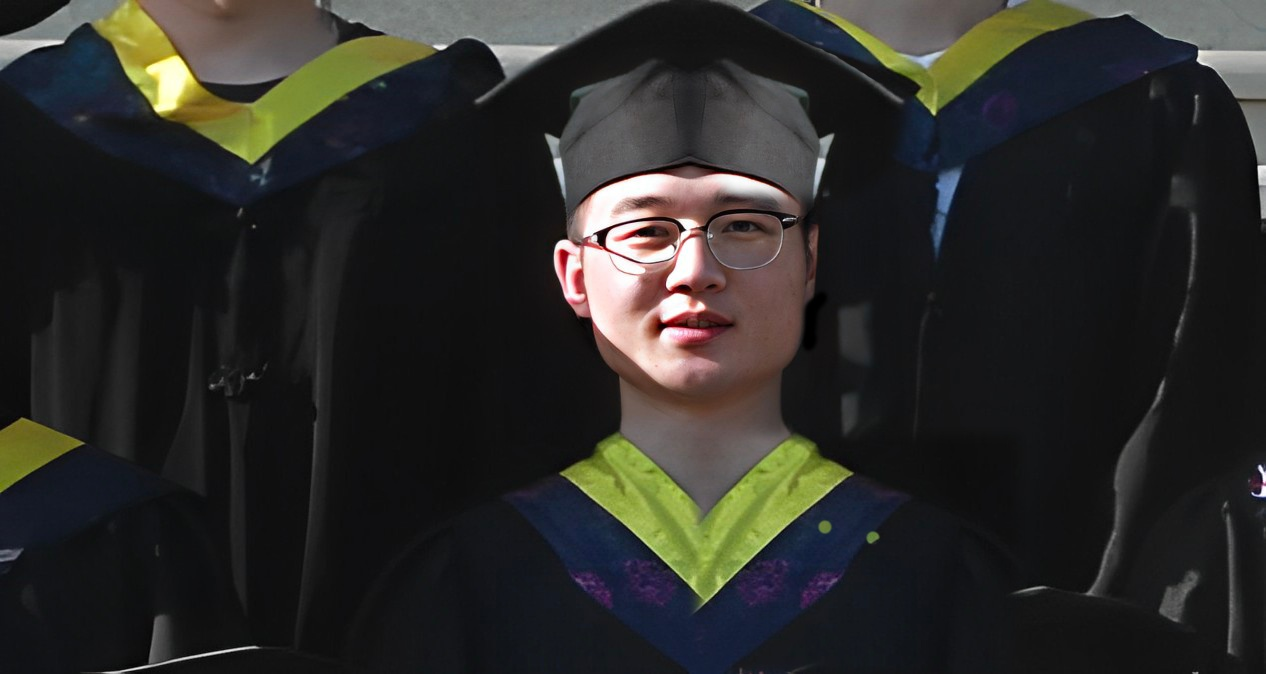
#> input picture baseOpenCV/pic/0.jpg, 1266 x 674 px
$ python '06 geometricTransformation.py'
#> lines starting #> are read from the running program, lines starting #| are printed output that depends on the picture
# -*-coding: utf-8 -*-
# @Time    : 2023/4/9 16:36
# @Author  : 刘少博
# @File    : 06 geometricTransformation.py

import numpy as np
import cv2 as cv
import matplotlib.pyplot as plt

# 几何变换

# 变大变小：绝对尺寸、相对尺寸

img = cv.imread("pic/0.jpg")
#> img is the input picture: shape (674, 1266, 3); mean B, G, R 40.6, 43.4, 43.9
plt.imshow(img[:, :, ::-1])
plt.show()

row, col = img.shape[:2]
#> row = 674; col = 1266
print(row)
#| 674
print(col)
#| 1266

# 绝对坐标放大
res1 = cv.resize(img, (2 * col, 2 * row))
plt.imshow(res1[:, :, ::-1])
plt.show()

# 相对坐标放小
res2 = cv.resize(img, None, fx=0.5, fy=0.5)
plt.imshow(res2[:, :, ::-1])
plt.show()

# 图像平移：cv.warpAffine
# 创建M矩阵
M = np.float32([[1, 0, 100], [0, 1, 40]])
"""
# [1 0 100] x方向移动100。1 0常这样设置
# [0 1 40] y方向移动40。0 1常这样设置
"""
img2 = cv.warpAffine(img, M, (2 * col, 2 * row))  # 参数1 要平移的图像 参数2 平移矩阵 参数3 平移后的图像大小（宽度,高度）
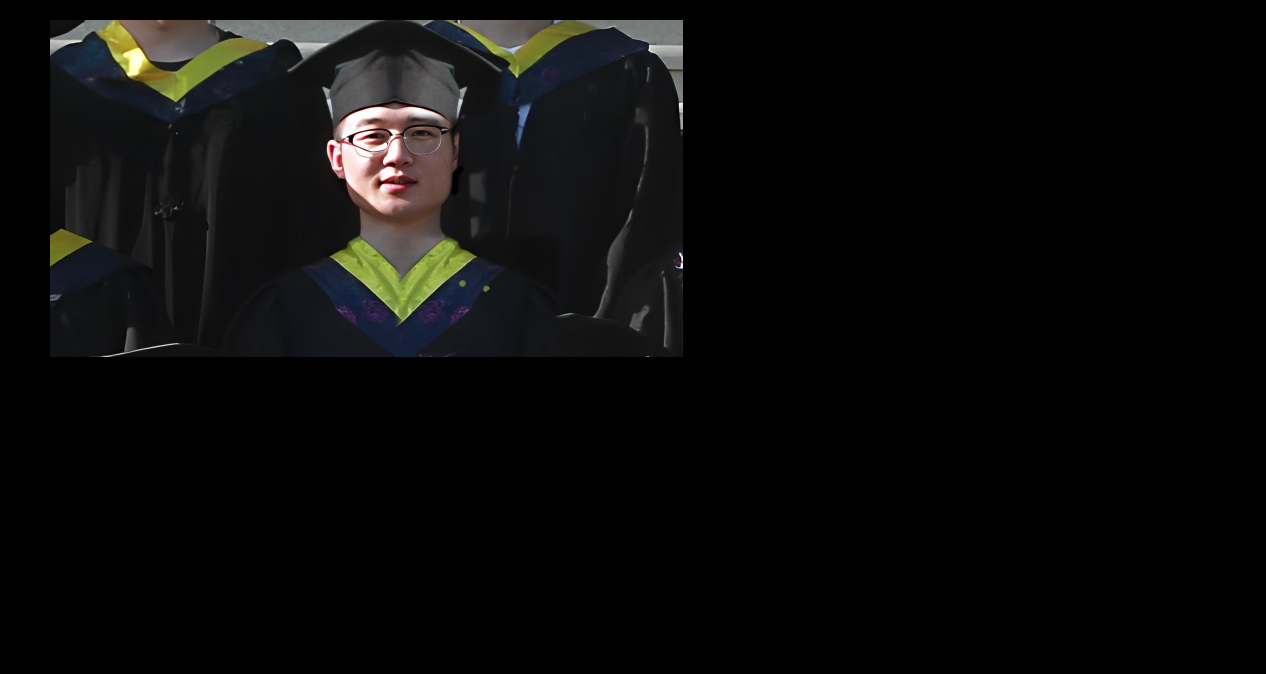
#> img2: shape (1348, 2532, 3) (shown at 1/2 size); mean B, G, R 10.2, 10.8, 11
plt.imshow(img2[:, :, ::-1])
plt.show()

# 图像旋转：首先获取旋转矩阵，再旋转
N = cv.getRotationMatrix2D((col / 2, row / 2), 45, 1)  # 参数1 旋转中心 参数2 旋转角度 参数3 缩放比例
img3 = cv.warpAffine(img, N, (2 * col, 2 * row))
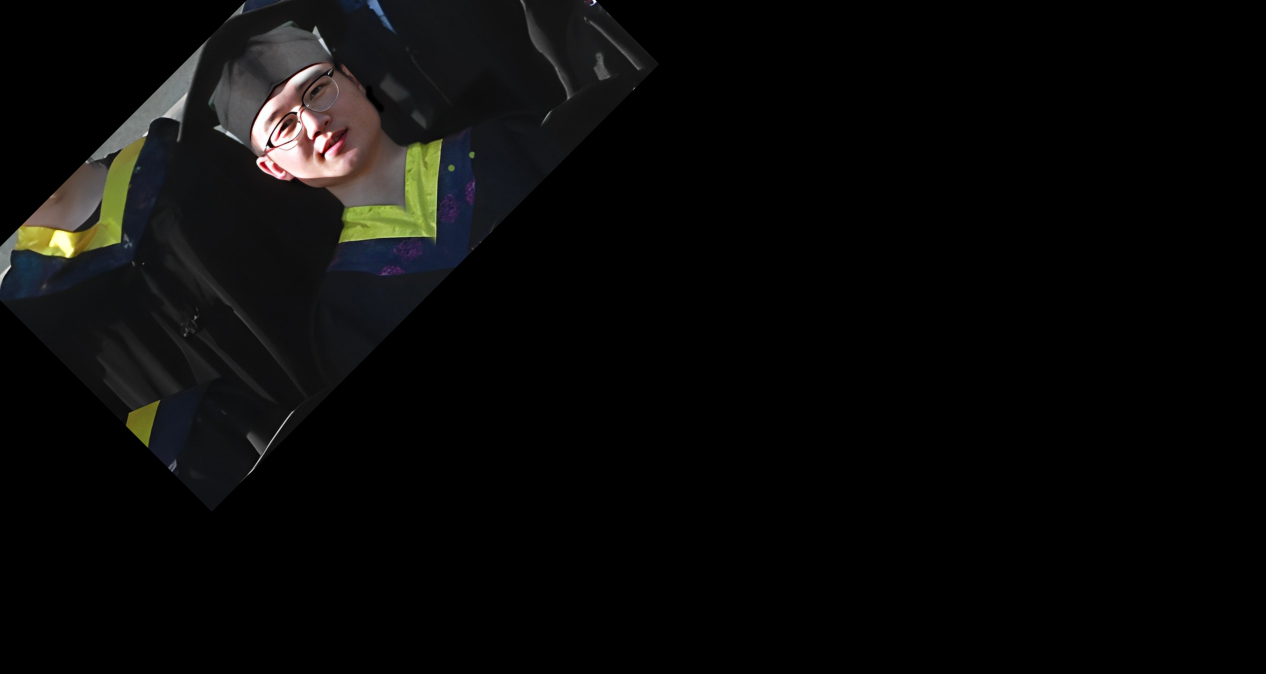
#> img3: shape (1348, 2532, 3) (shown at 1/2 size); mean B, G, R 8.5, 9.2, 9.4
plt.imshow(img3[:, :, ::-1])
plt.show()

# 仿射变换：首先获取仿射矩阵，再变换
# 根据三个点求仿射变换矩阵
pts1 = np.float32([[10, 20], [40, 30], [50, 60]])  # 变换前三点位置
pts2 = np.float32([[10, 10], [20, 20], [20, 10]])  # 变换后三点位置
X = cv.getAffineTransform(pts1, pts2)
img4 = cv.warpAffine(img, X, (2 * col, 2 * row))
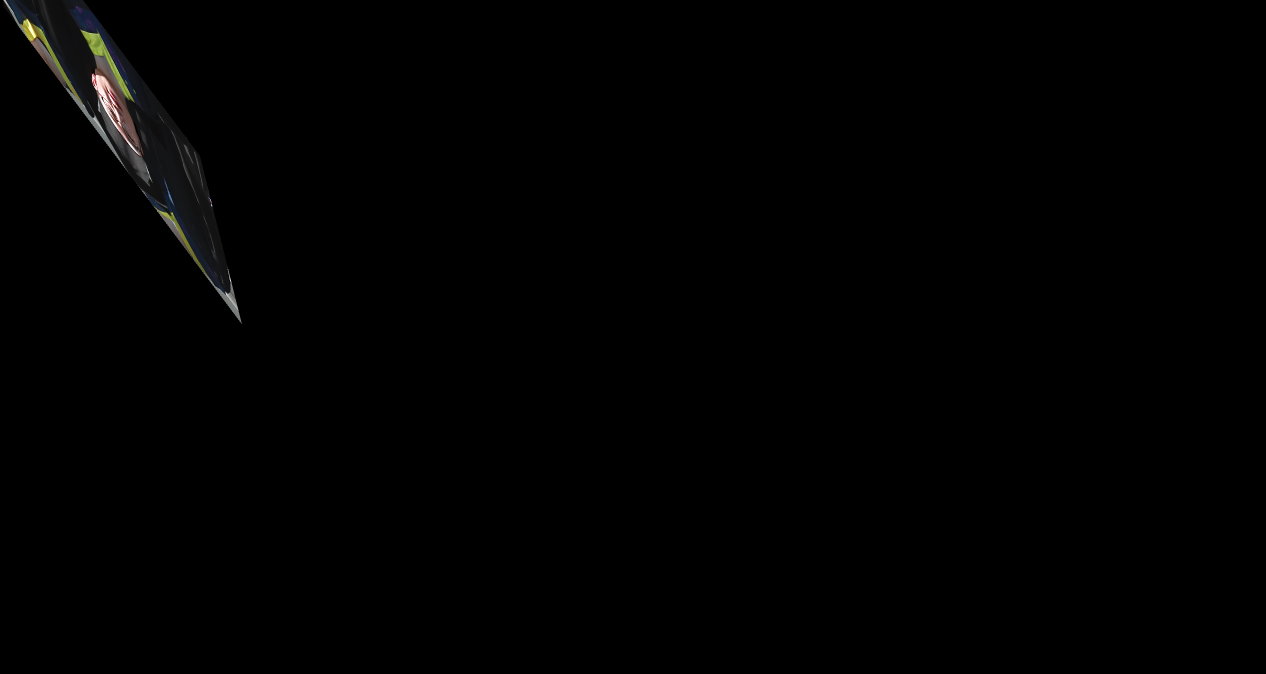
#> img4: shape (1348, 2532, 3) (shown at 1/2 size); mean B, G, R 1.1, 1.2, 1.2
plt.imshow(img4[:, :, ::-1])
plt.show()

# 投射变换：先获取投射矩阵，再变换
# 根据四个点求投射变换矩阵
pts3 = np.float32([[10, 20], [40, 30], [50, 60], [20, 10]])  # 变换前四点位置
pts4 = np.float32([[10, 20], [20, 10], [20, 10], [10, 20]])  # 变换后四点位置
Y = cv.getPerspectiveTransform(pts3, pts4)
img5 = cv.warpPerspective(img, Y, (2 * col, 2 * row))
plt.imshow(img5[:, :, ::-1])
plt.show()

# 图像金字塔：cv.pyrUp: 上采样；cv.pyrDown: 下采样
img_up = cv.pyrUp(img)  # 上采样
img_down = cv.pyrDown(img)  # 下采样

cv.imshow("enlarge", img_up)
cv.imshow("original", img)
cv.imshow("shrink", img_down)
cv.waitKey(0)
cv.destroyAllWindows()

$ run again, with baseOpenCV/pic/1.jpg copied over baseOpenCV/pic/0.jpg
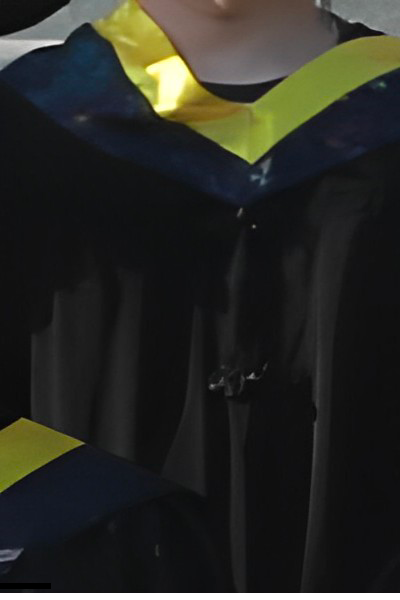
#> input picture baseOpenCV/pic/1.jpg, 400 x 600 px
#> img is the input picture: shape (600, 400, 3); mean B, G, R 36, 41.4, 40.7
#| 600
#| 400
#> `img2 = cv.warpAffine(img, M, (2 * col, 2 * row))`:
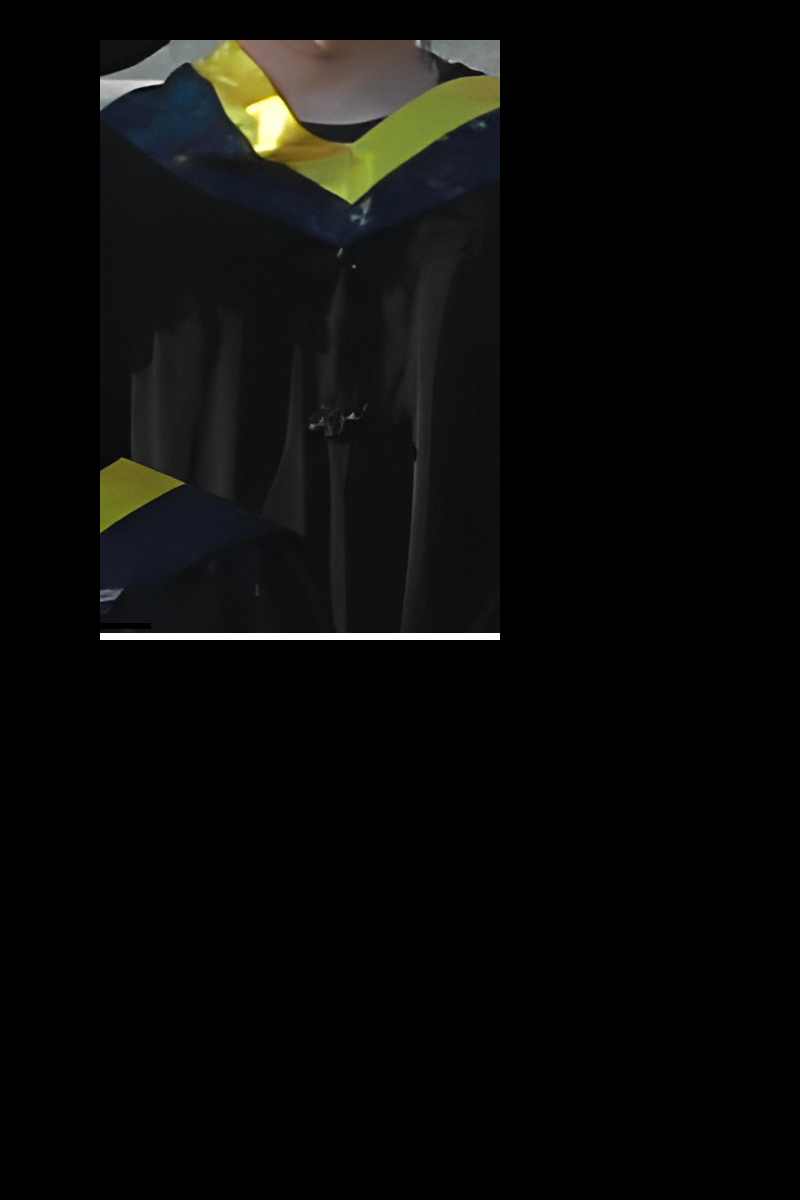
#> img2: shape (1200, 800, 3); mean B, G, R 9, 10.3, 10.2
#> `img4 = cv.warpAffine(img, X, (2 * col, 2 * row))`:
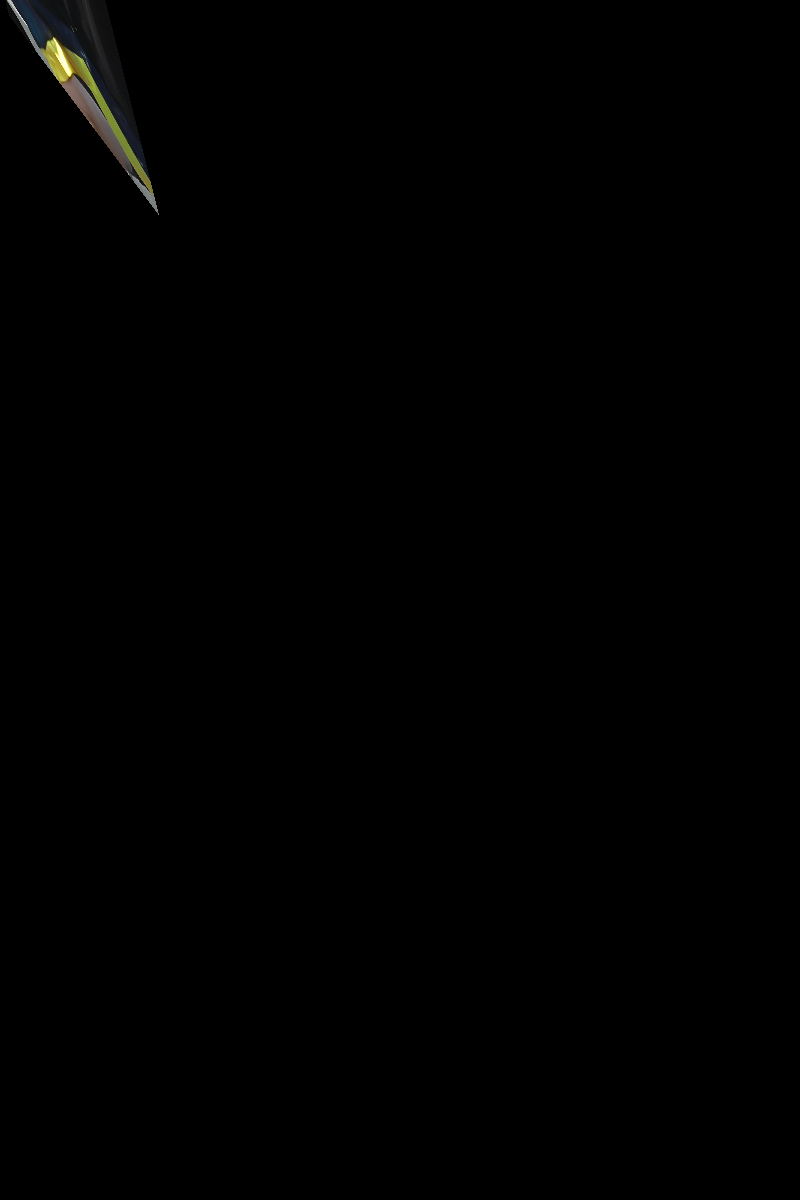
#> img4: shape (1200, 800, 3); mean B, G, R 0.6, 0.8, 0.8
